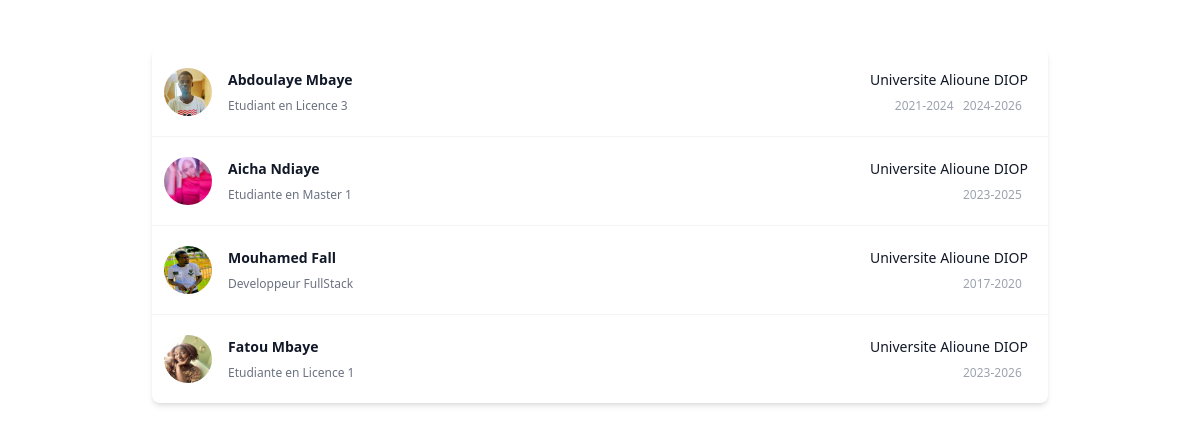
Screenshot of /liste_etudiant/2/ (signed in) with the database file from the repository.
### Etudiants/models.py (models this page shows, shortened)
class PhotoProfil(models.Model):
    etudiant = models.ForeignKey(Etudiant, on_delete=models.CASCADE)
    profil = models.ImageField(upload_to=upload_photo_profile, null=True, blank=True)

class Etudiant(User):
    code_permenant=models.CharField(null=True,max_length=200,unique=True)
    adresse=models.CharField(null=True,max_length=200)
    tel=models.CharField(null=True,max_length=200)
    profession=models.CharField(null=True,max_length=200)
    niveau_actuel=models.CharField(null=True,max_length=200)
    cv=models.FileField(upload_to=upload_to, null=True, blank=True)
    about=models.TextField(null=True,max_length=250, blank=True)
    date=models.DateField(auto_now_add=True)
    @property
    def profession_upper(self):
        return self.profession.upper()
    def get_filtered_bambey_years(self):
       return [
            {'etablissement': cursus.etablissement, 'annee_debut': cursus.annee_date_debut, 'annee_fin': cursus.annee_date_fin}
            for cursus in self.cursus_set.all()
            if 'alioune diop' in cursus.etablissement.lower() or 'uadb' in cursus.etablissement.lower()
        ]

### Users/models.py (models this page shows, shortened)
class User(AbstractUser):
    email = models.EmailField(unique=True)
    is_admin=models.BooleanField(default=False)
    is_etudiant=models.BooleanField(default=True)
    is_personnel=models.BooleanField(default=False)
    username = None
    USERNAME_FIELD = 'email'
    REQUIRED_FIELDS = ['first_name', 'last_name']
    objects = UserManager()

### Cursus/models.py (models this page shows, shortened)
class Cursus(models.Model):
    etablissement=models.CharField(null=True,max_length=200)
    diplome_name=models.CharField(null=True,max_length=200)
    cycle=models.CharField(null=True,max_length=200,choices=cycle_name)
    autre_cycle=models.CharField(null=True,max_length=200,blank=True)
    mois_date_debut=models.CharField(max_length=20, choices=MOIS_CHOICES)
    annee_date_debut=models.CharField(max_length=40, choices=ANNEES)
    mois_date_fin=models.CharField(max_length=20, choices=MOIS_CHOICES,null=True,blank=True)
    annee_date_fin=models.CharField(max_length=40, choices=ANNEES,null=True,blank=True)
    etudiant=models.ForeignKey(Etudiant,on_delete=models.CASCADE)

### Etudiants/views.py (the view)
# urls.py: path("liste_etudiant/<str:pk>/",views.liste_etudiant, name="liste_etudiant"),
def liste_etudiant(request,pk):
    user=request.user
    user=user.etudiant.code_permenant[:2]
    etudiants = Etudiant.objects.order_by(
        Case(
            When(code_permenant__startswith=user, then=0),
            default=1,
        ),
        'code_permenant'
    )     #.exclude(id__in=[1])
    photos=PhotoProfil.objects.all()
    cursus = Cursus.objects.all()
    p=Paginator( etudiants,6)
    page=request.GET.get('page')
    liste=p.get_page(page)
    context={'etudiants': etudiants,"photos":photos,"cursus":cursus,"liste":liste}
    return render(request,"Etudiants/liste_etudiant.html",context)

### templates/Etudiants/liste_etudiant.html (shortened to what this page needs)
{% extends "index.html" %}
{% block contenu %}
<div class="max-w-4xl w-full flex  items-center mx-auto relative overflow-x-auto shadow-md sm:rounded-lg  mt-12">
    <ul role="list" class="divide-y divide-gray-100 max-w-4xl w-full">
        {% for etudiant in liste %}
        {% for photo in photos %}
        {% if photo.etudiant == etudiant %}
        <li class="flex justify-between gap-x-4 py-5 pl-3">
            <div class="flex min-w-0 gap-x-4">
                <a href="{% url 'etudiant' etudiant.id %}"><img class="h-12 w-12 flex-none rounded-full bg-gray-50" src="{{ photo.profil.url }}" alt=""> </a>
                <div class="min-w-0 flex-auto">
                    <a href="{% url 'etudiant' etudiant.id %}"><p class="text-sm font-semibold leading-6 text-gray-900">{{ etudiant.first_name }} {{etudiant.last_name }}</p></a>
                    <p class="mt-1 truncate text-xs leading-5 text-gray-500">{{ etudiant.profession }} {% if etudiant.profession_upper == "ETUDIANT" or etudiant.profession_upper == "ETUDIANTE" or etudiant.profession_upper == "ÉTUDIANTE" or etudiant.profession_upper == "ÉTUDIANT" %} en {{ etudiant.niveau_actuel }} {% endif %}</p>
                </div>
            </div>
            <div class="hidden shrink-0 sm:flex sm:flex-col sm:items-end pr-5">
                <p class="text-sm leading-6 text-gray-900">
                        <p class="text-sm leading-6 text-gray-900 ">
                            {{ etudiant.get_filtered_bambey_years.0.etablissement|default:"Aucun cursus à l'Université Alioune DIOP" }}
                        </p>
                <p class="mt-1 text-xs leading-5 text-gray-400 w-22 ">{% for cursus in etudiant.get_filtered_bambey_years %} {{ cursus.annee_debut }}-{{ cursus.annee_fin }} &nbsp; {% endfor %}</p>
            </div>
        </li>
        {% endif %}
        {% endfor %}
        {% endfor %}
    </ul>
</div>
{% endblock %}

### rows the page displays
Etudiant: profession "Etudiant", niveau_actuel "Licence 3", get_filtered_bambey_years.0.etablissement "Universite Alioune DIOP"
PhotoProfil: profil (picture)
User: first_name "Abdoulaye", last_name "Mbaye"
Cursus: annee_debut "2021", annee_fin "2024"
Cursus: annee_debut "2024", annee_fin "2026"
Etudiant: profession "Etudiante", niveau_actuel "Master 1", get_filtered_bambey_years.0.etablissement "Universite Alioune DIOP"
PhotoProfil: profil (picture)
User: first_name "Aicha", last_name "Ndiaye"
Cursus: annee_debut "2023", annee_fin "2025"
Etudiant: profession "Developpeur FullStack", get_filtered_bambey_years.0.etablissement "Universite Alioune DIOP"
PhotoProfil: profil (picture)
User: first_name "Mouhamed", last_name "Fall"
Cursus: annee_debut "2017", annee_fin "2020"
Etudiant: profession "Etudiante", niveau_actuel "Licence 1", get_filtered_bambey_years.0.etablissement "Universite Alioune DIOP"
PhotoProfil: profil (picture)
User: first_name "Fatou", last_name "Mbaye"
Cursus: annee_debut "2023", annee_fin "2026"
